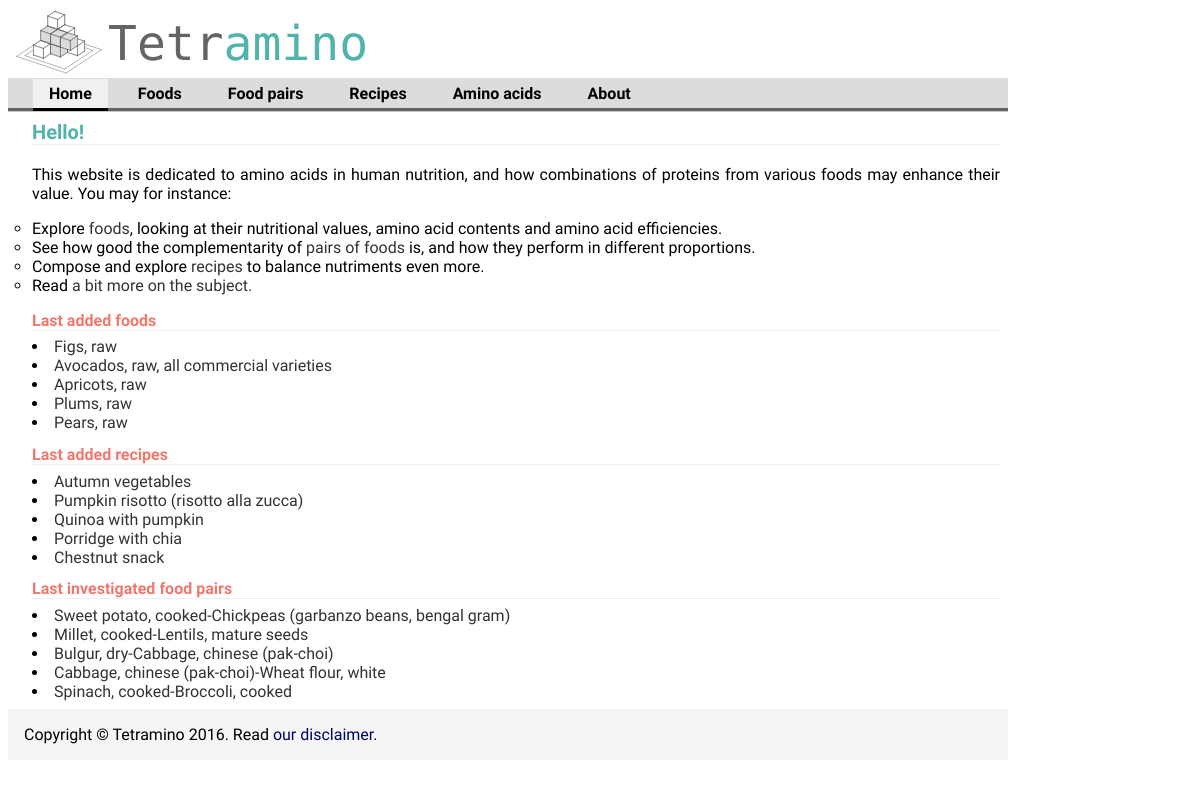
Before: / with the older database file.
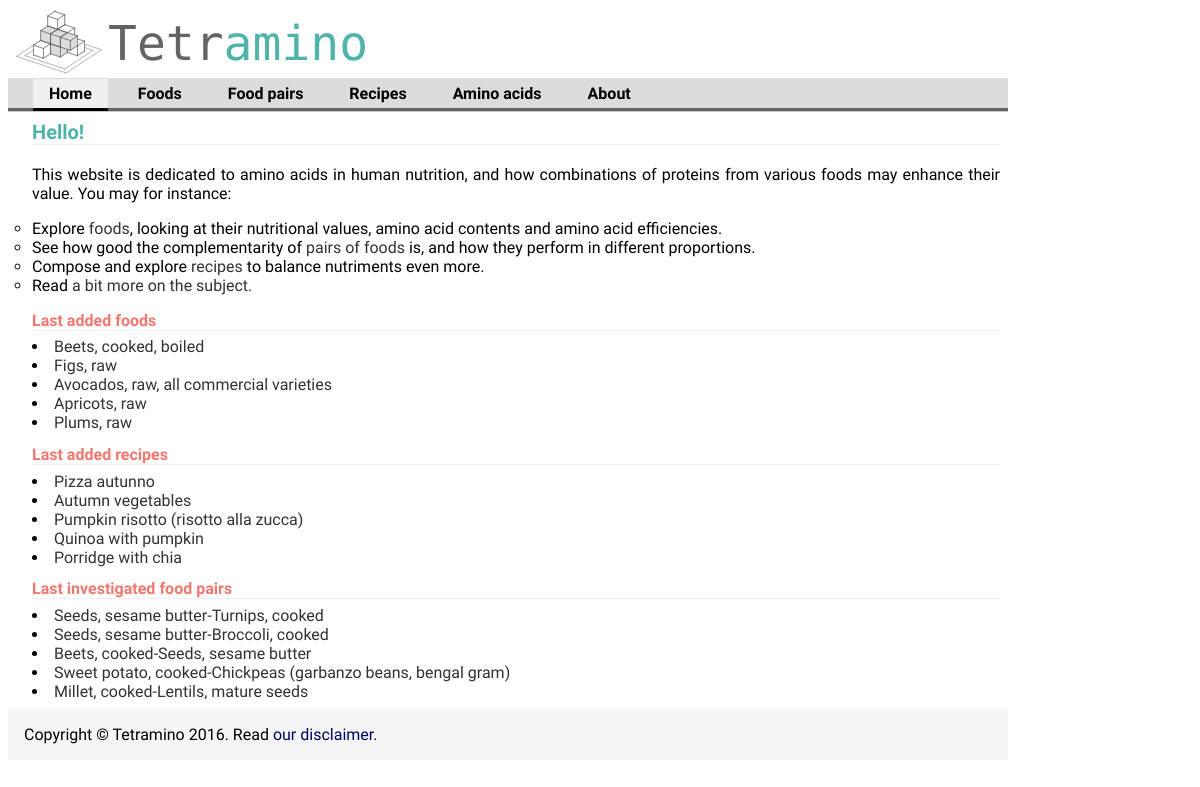
After: the same page with the newer database file.
### aminoApp/models.py (models this page shows, shortened)
class Food(models.Model):
    food_name = models.CharField(max_length=200)
    pub_date = models.DateTimeField('date added', null=True, blank=True,auto_now_add=True) #models.DateTimeField('date published',null=timezone.now())
    food_category = models.IntegerField(null=True)
    food_dbid = models.IntegerField(default=0)
    nutritional_value = models.ForeignKey('NutritionalValue', on_delete=models.CASCADE,null=True)
    efficiency = models.FloatField(null=True)
    food_description = models.TextField(null=True, blank=True)
    def getNameWithoutSaltInfo(self):
        unneededInfo = [', without salt',', solids and liquids',', drained']
        foodName = self.food_name
        for unneededStr in unneededInfo:
            foodName = foodName.replace(unneededStr,'')
        return foodName
    class Meta:
        ordering = ['food_name']

class Recipe(models.Model):
    title = models.CharField(max_length=255)
    description = models.TextField(null=True, blank=True)
    category = models.CharField(max_length=20, null=True, blank=True) # or a choice
    link = models.CharField(max_length=80, null=True, blank=True)
    date_added = models.DateTimeField('date added', null=True, blank=True,auto_now_add=True)
    efficiency = models.FloatField(null=True)

class FoodPair(models.Model):
    foodOneId = models.IntegerField()
    foodTwoId = models.IntegerField() #models.ForeignKey(Food)
    pair_name = models.CharField(max_length=30, null=True)
    bestEfficiency = models.FloatField(null=True)
    bestProportion = models.FloatField(null=True)
    angleAbsolute = models.FloatField(null=True)
    angleIncomplete = models.FloatField(null=True)

### aminoApp/views.py (the view)
# urls.py: url(r'^$', views.IndexView.as_view(), name='index'),
class IndexView(generic.ListView):
    template_name = 'aminoApp/index.html'
    context_object_name = 'latest_food_list'
    def get_queryset(self):
        return Food.objects.filter(
            pub_date__lte=timezone.now()
        ).order_by('-pub_date')[:5]
    def get_context_data(self, *args, **kwargs):
        context = super(IndexView, self).get_context_data(*args, **kwargs)
        context['lastest_recipe_list'] = Recipe.objects.order_by('-date_added')[:5]
        context['lastest_pair_list'] = FoodPair.objects.order_by('-pk')[:5]
        return context

### aminoApp/templates/aminoApp/index.html (shortened to what this page needs)
{% extends "aminoApp/base.html" %}
{% block section %}section-home{% endblock %}
{% block content %}
<h1>
   Hello!
</h1>
<p>This website is dedicated to amino acids in human nutrition, and how combinations of proteins from various foods may enhance their value.
You may for instance:
    <ul>
        <li>Explore <a href="/listFoods/">foods</a>, looking at their nutritional values, amino acid contents and amino acid efficiencies.</li>
        <li>See how good the complementarity of <a href="/choosePair/">pairs of foods</a> is, and how they perform in different proportions.</li>
        <li>Compose and explore <a href="/recipeTable/">recipes</a> to balance nutriments even more.</li>
        <li>Read <a href="/about/">a bit more on the subject.</a></li>
    </ul>
</p>
<div>
    <h2>Last added foods</h2>
    {% for food in object_list %}
        <li><a href="/showFood/{{ food.food_dbid }}">{{ food.getNameWithoutSaltInfo }}</a></li>
    {% empty %}
        <li>No food.</li>
    {% endfor %}
</div>
<div>
    <h2>Last added recipes</h2>
    {% for recipe in lastest_recipe_list %}
        <li><a href="/showRecipe/{{ recipe.pk}}">{{ recipe.title }}</a></li>
    {% empty %}
        <li>No recipe.</li>
    {% endfor %}
</div>
<div>
    <h2>Last investigated food pairs</h2>
    {% for pair in lastest_pair_list %}
        <li><a href="/inspectLoadedFoodPair/{{ pair.pk}}">{{ pair.pair_name }}</a></li>
    {% empty %}
        <li>No food pair.</li>
    {% endfor %}
</div>
{% endblock %}

Changed rows visible on the page:
no longer on this page (row unchanged): Food: getNameWithoutSaltInfo "Pears, raw"
no longer on this page (row unchanged): Recipe: title "Chestnut snack"
no longer on this page (row unchanged): FoodPair: pair_name "Bulgur, dry-Cabbage, chinese (pak-choi)"
no longer on this page (row unchanged): FoodPair: pair_name "Cabbage, chinese (pak-choi)-Wheat flour, white"
no longer on this page (row unchanged): FoodPair: pair_name "Spinach, cooked-Broccoli, cooked"
added Food: getNameWithoutSaltInfo "Beets, cooked, boiled"
added Recipe: title "Pizza autunno"
added FoodPair: pair_name "Seeds, sesame butter-Turnips, cooked"
added FoodPair: pair_name "Seeds, sesame butter-Broccoli, cooked"
added FoodPair: pair_name "Beets, cooked-Seeds, sesame butter"
